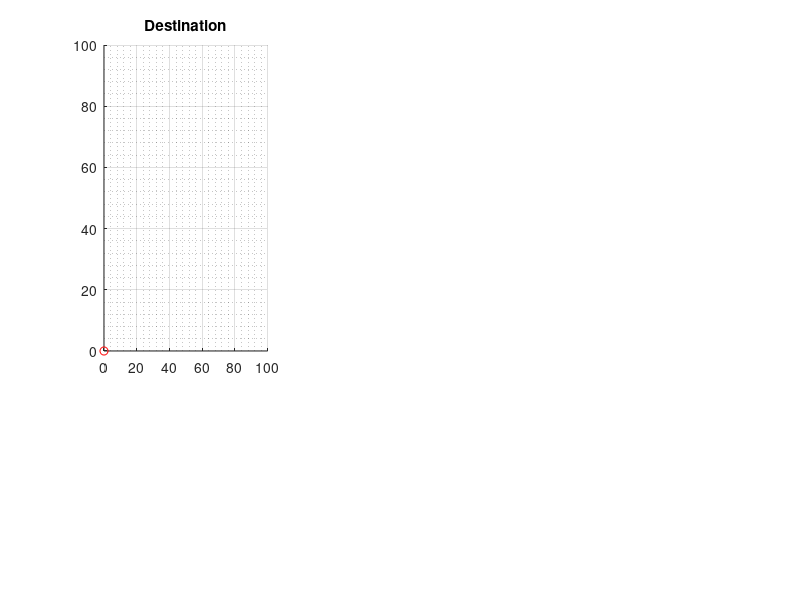

The MATLAB source for this figure: (Note: this script raises an error after producing the figure.)
function draw
clear all;
close all;

% x = [0,10,8,8,0];
% y = [0,2,10,10,0];
x = [0,100,80,80,0];
y = [0,20,100,100,0];

sample = length(x);


FigHandle = figure;
set(FigHandle, 'Position', [100, 100, 1200, 500]);

subplot(3,3,[1 4]);
title('Destination');
hold on;
xmax = max(x);
xmin = min(x);
ymax = max(y);
ymin = min(y);
xlim([xmin,xmax]);
ylim([ymin,ymax]);
grid on;
grid minor;

px = [];
py = [];
for idx=1:sample-1
    subplot(3,3,[1 4]);
    plot(x(idx),y(idx),'ro');
    plot(x(1:idx),y(1:idx),'b-','LineWidth',0.01);
    x1=x(idx);
    x2=x(idx+1);
    y1=y(idx);
    y2=y(idx+1);
    [ppx,ppy] = bresenhamStep(x1,x2,y1,y2);
    px = horzcat(px,ppx);
    py = horzcat(py,ppy);
end

%%%%%%%%%%%%%%%%%%%%%%%%%%%%%%%%%%%%%%%%%%%%

sample = length(px);
dt = 0.01;
r = sqrt(px.^2+py.^2);
theta = atan2(py,px);
theta(end) = theta(end-1);%hack for error
thetadeg = theta*180/pi;
rmax = max(r);
rmin = min(r);
thetamax = max(theta);
thetamin = min(theta);
thetadegmax = max(thetadeg);
thetadegmin = min(thetadeg);
rdot(1) = 0;
thetadot(1) = 0;
for idx=2:sample
    rdot(idx) = (r(idx)-r(idx-1))/dt;
    thetadot(idx) = (theta(idx)-theta(idx-1))/dt;
end
rdotmax = max(rdot);
thetadotmax = max(thetadot);
rdotmin = min(rdot);
thetadotmin = min(thetadot);

v = sqrt(rdot.^2+r.^2+thetadot.^2);

vmax = max(v);
vmin = min(v);

subplot(332);
title('$$r$$','interpreter','latex');
hold on;
xlim([0,sample]);
ylim([rmin,rmax]);

subplot(335);
title('$$\theta[deg]$$','interpreter','latex');
hold on;
xlim([0,sample]);
ylim([thetadegmin,thetadegmax]);

subplot(333);
title('$$\dot{r}$$','interpreter','latex');
hold on;
xlim([0,sample]);
ylim([rdotmin,rdotmax]);

subplot(336);
title('$$\dot{\theta}$$','interpreter','latex');
hold on;
xlim([0,sample]);
ylim([thetadotmin,thetadotmax]);

subplot(337);
title('$$E$$','interpreter','latex');
hold on;
xlim([0,sample]);

subplot(338);
title('$$\frac{d}{ds} E$$','interpreter','latex');
hold on;
xlim([0,sample]);

subplot(339);
title('$$v=\sqrt{\dot{r}^2+r^2\theta^2 }$$','interpreter','latex');
hold on;
xlim([0,sample]);
ylim([vmin,vmax]);

for idx=1:sample    
    subplot(3,3,[1 4]);
    plot(px(idx),py(idx),'r*');

    subplot(332);
    plot(r(1:idx),'b-','LineWidth',1)
    
    subplot(335);
    plot(thetadeg(1:idx),'b-','LineWidth',1);
    
    subplot(333);
    plot(rdot(1:idx),'b-','LineWidth',1)
    
    subplot(336);
    plot(thetadot(1:idx),'b-','LineWidth',1);
    
    subplot(339);
    plot(v(1:idx),'b-','LineWidth',1);
    
    drawnow();
    pause(dt);
end


end